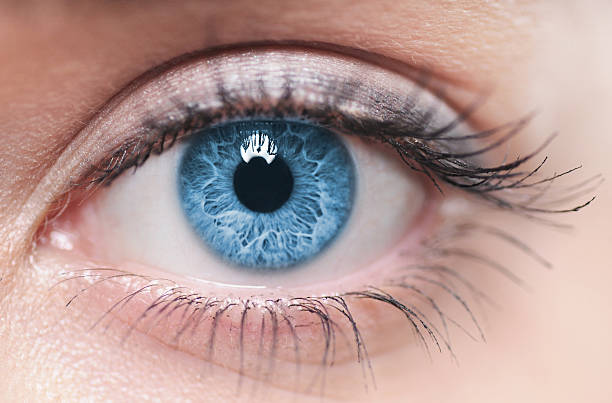
#> input picture Advanced Concepts in Python/OpenCV/eye.jpg, 612 x 403 px
$ jupyter execute CircleDetectionInEyes.ipynb
#> lines starting #> are read from the running program, lines starting #| are printed output that depends on the picture; after the words box and inside, x2 and y2 are one past the last pixel; in counts of white or black regions, pixels touching at a corner belong together
[cell 1]
#Eye-Detection

import cv2
import numpy as np

img = cv2.imread('eye.jpg',0)
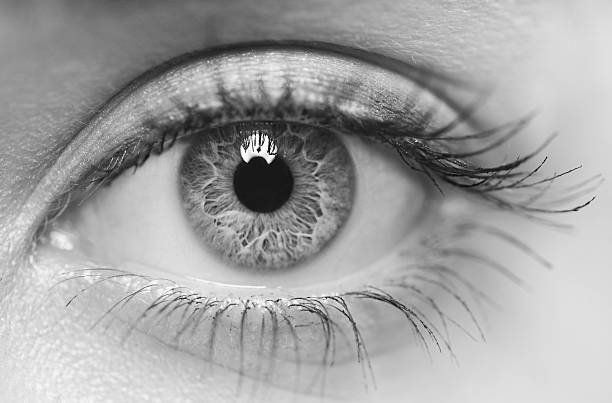
#> img: shape (403, 612); min 0, max 255, mean 162.7
img = cv2.medianBlur(img,21)
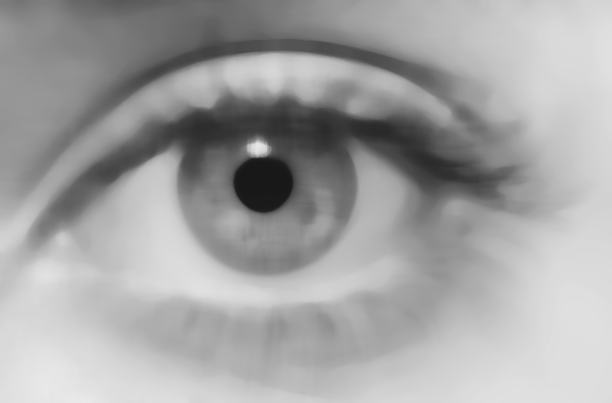
#> img: shape (403, 612); min 24, max 235, mean 163.6
cimg = cv2.cvtColor(img,cv2.COLOR_GRAY2BGR)
cv2.imshow('original',img)

circles1 = cv2.HoughCircles(img,cv2.HOUGH_GRADIENT,1,10,
                            param1=50,param2=70,minRadius=0,maxRadius=0)
#> circles1 = [[268.5, 182.5, 91.8]]
circles2 = cv2.HoughCircles(img,cv2.HOUGH_GRADIENT,1,10,
                            param1=70,param2=70,minRadius=0,maxRadius=0)
#> circles2 = [[262.5, 182.5, 29.1]]
if circles1 is not None:
	circles1 = np.uint16(np.around(circles1))
#> circles1 = [[268, 182, 92]]
	for i in circles1[0,:]:
	    # draw the outer circle
	    cv2.circle(cimg,(i[0],i[1]),i[2],(0,255,0),2)
	    # draw the center of the circle
	    cv2.circle(cimg,(i[0],i[1]),2,(0,0,255),3)
#> this loop made 1 pass
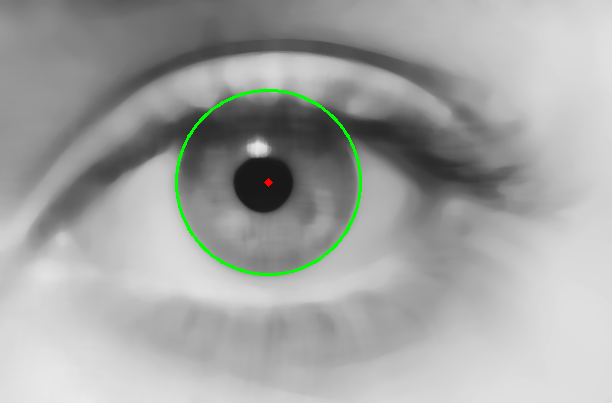
#> cimg: shape (403, 612, 3); mean B, G, R 162.6, 164.4, 162.7

if circles2 is not None:
	circles2 = np.uint16(np.around(circles2))
#> circles2 = [[262, 182, 29]]
	for i in circles2[0,:]:
	    # draw the outer circle
	    cv2.circle(cimg,(i[0],i[1]),i[2],(0,255,0),2)
	    # draw the center of the circle
	    cv2.circle(cimg,(i[0],i[1]),2,(0,0,255),3)
#> this loop made 1 pass
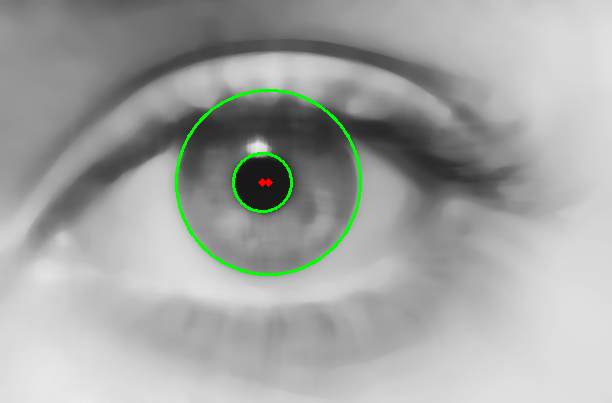
#> cimg: shape (403, 612, 3); 0.23% of pixels changed, all inside (x1, y1, x2, y2) = (232, 152, 293, 213)

cv2.imshow('detected circles',cimg)
cv2.waitKey(0)
cv2.destroyAllWindows()

$ run again, with Advanced Concepts in Python/OpenCV/faces.jpg copied over Advanced Concepts in Python/OpenCV/eye.jpg
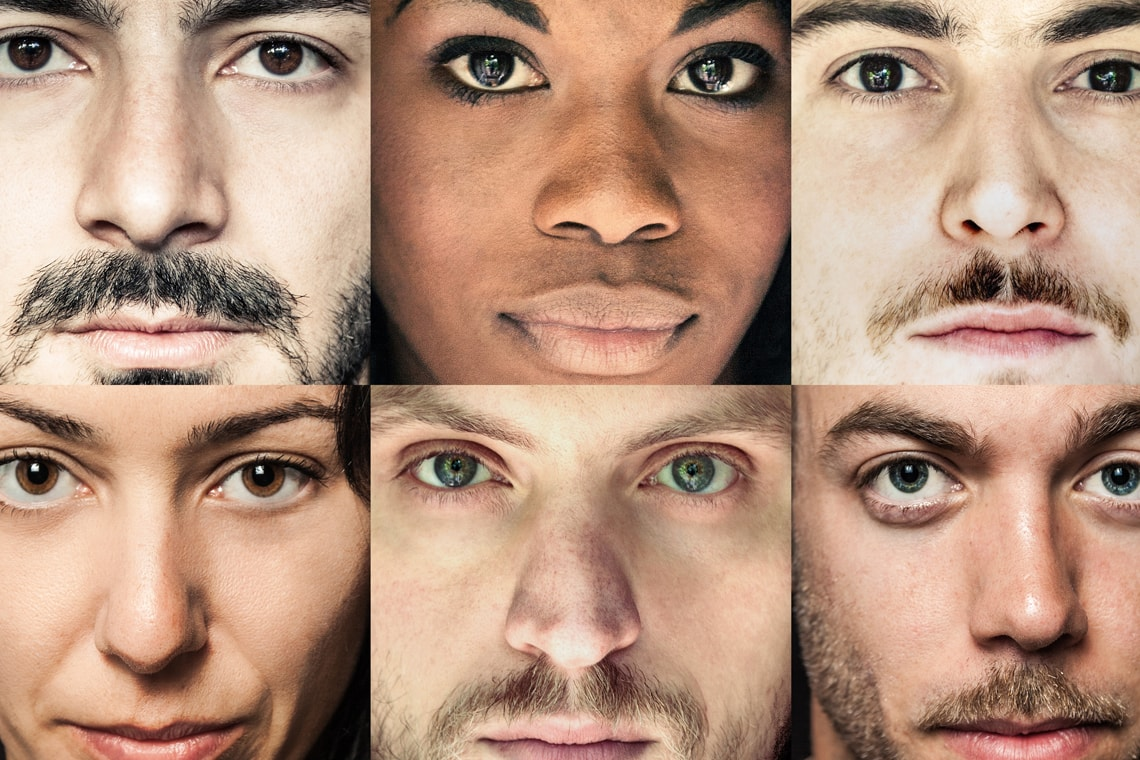
#> input picture Advanced Concepts in Python/OpenCV/faces.jpg, 1140 x 760 px
#> `img = cv2.medianBlur(img,21)`:
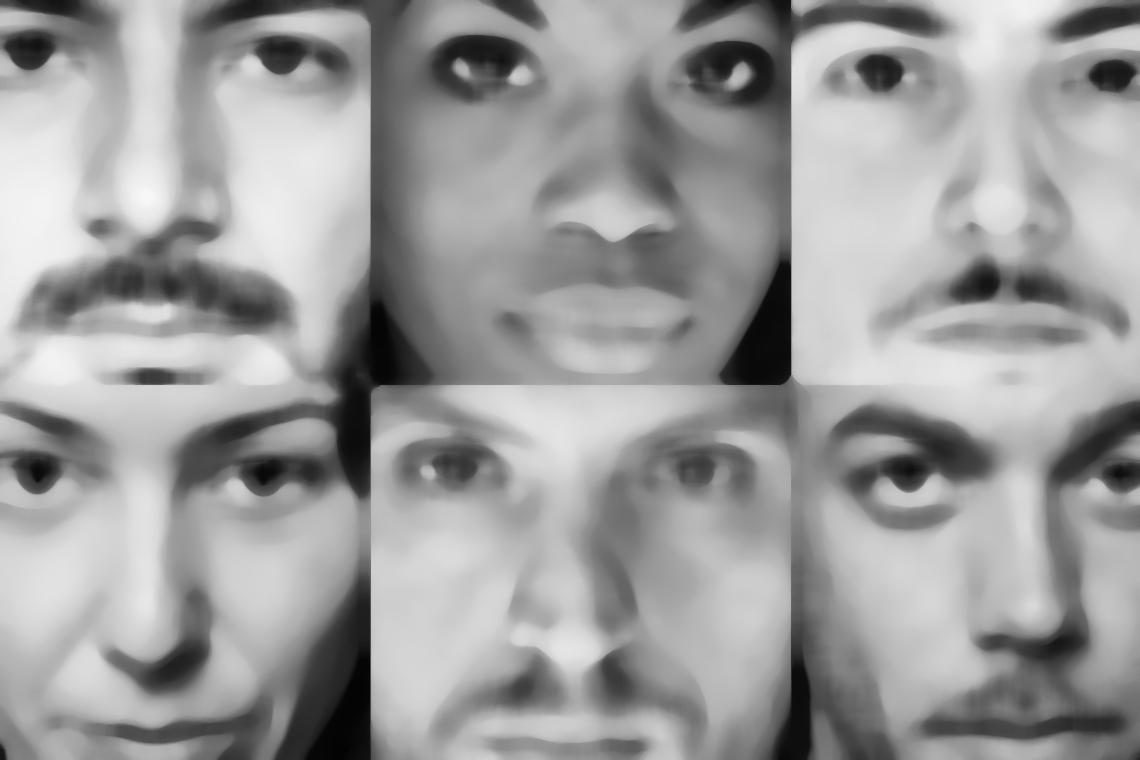
#> img: shape (760, 1140); min 2, max 247, mean 156.9
#> `circles1 = cv2.HoughCircles(img,cv2.HOUGH_GRADIENT,1,10, param1=50,par..`: circles1 = 14 rows, first 8: [162.5, 418.5, 170.7], [198.5, 527.5, 162], [155.5, 613.5, 129.9], [989.5, 376.5, 105.8], [282.5, 572.5, 119.4], [135.5, 398.5, 102.3], [276.5, 544.5, 93.1], [977.5, 376.5, 104]
#> circles2 = None
#> `circles1 = np.uint16(np.around(circles1))`: circles1 = 14 rows, first 8: [162, 418, 171], [198, 528, 162], [156, 614, 130], [990, 376, 106], [282, 572, 119], [136, 398, 102], [276, 544, 93], [978, 376, 104]
#> the loop `for i in circles1[0,:]:` made 14 passes
#> after the loop `for i in circles1[0,:]:`:
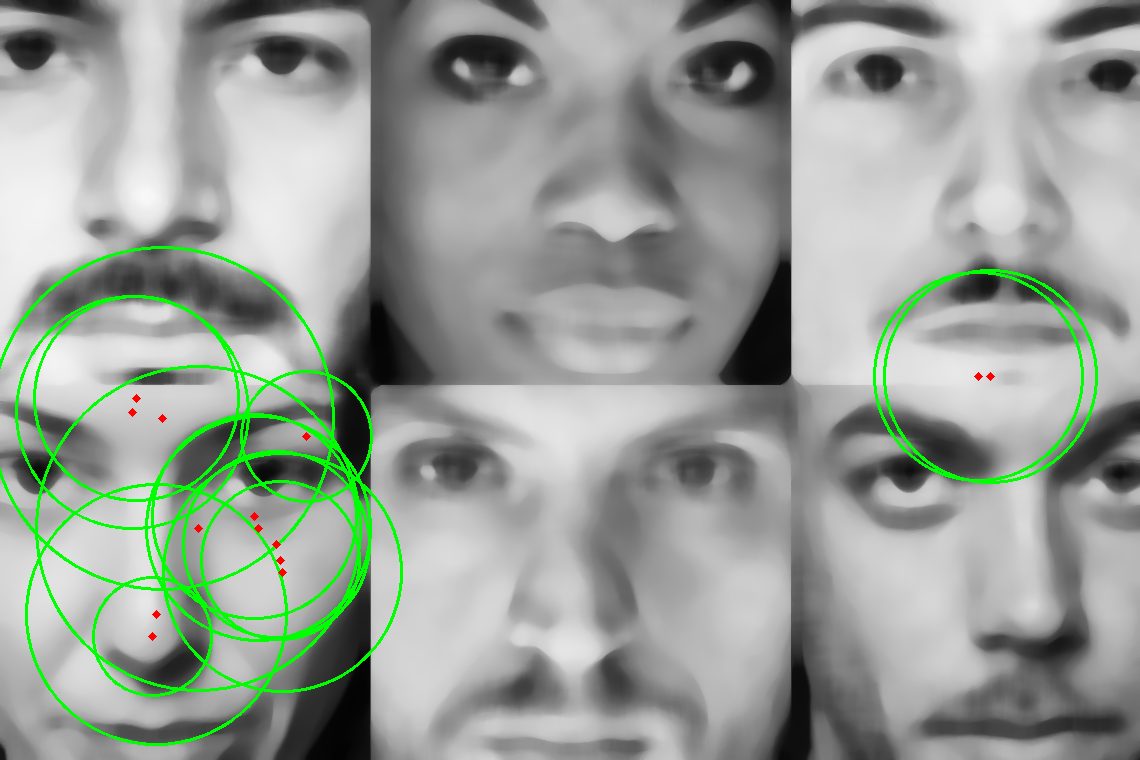
#> cimg: shape (760, 1140, 3); mean B, G, R 152.4, 159.9, 152.6
